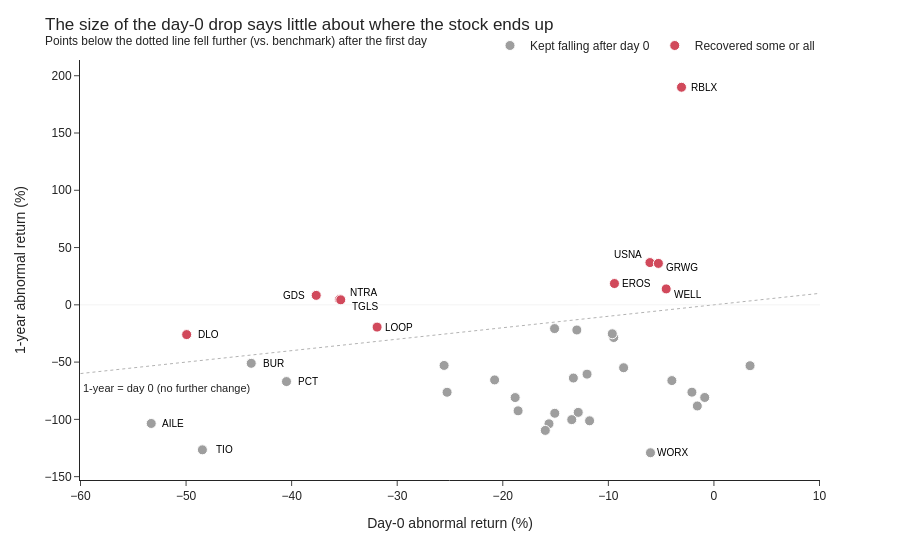

Notebook cell for this chart:
### Markdown cell above
### Does the initial drop persist or reverse?

### Code cell
persist = events[['Ticker', 'Research Firm', 'abn_ret_0', 'abn_ret_252']].assign(
    further_drop=lambda d: d['abn_ret_252'] - d['abn_ret_0'],
    outcome=lambda d: np.where(d['abn_ret_252'] < d['abn_ret_0'], 'Kept falling after day 0', 'Recovered some or all'))

rho, p_rho = stats.spearmanr(persist['abn_ret_0'], persist['abn_ret_252'])
print(f"Kept falling after day 0: {(persist['further_drop'] < 0).sum()} of {len(persist)} "
      f"({(persist['further_drop'] < 0).mean():.0%}); median additional abnormal return after day 0: "
      f"{persist['further_drop'].median():+.1%}")
print(f'Spearman correlation, day-0 vs. 1-year abnormal return: {rho:.2f} (p = {p_rho:.2f})')

fig = px.scatter(persist.assign(x=persist['abn_ret_0'] * 100, y=persist['abn_ret_252'] * 100),
                 x='x', y='y', color='outcome', hover_name='Ticker',
                 color_discrete_map={'Kept falling after day 0': GRAY, 'Recovered some or all': ACCENT},
                 labels={'x': 'Day-0 abnormal return (%)', 'y': '1-year abnormal return (%)', 'outcome': ''})
fig.update_traces(marker=dict(size=10, line=dict(color='white', width=1)))
lo, hi = -60, 10
fig.add_shape(type='line', x0=lo, y0=lo, x1=hi, y1=hi, line=dict(color='black', width=1, dash='dot'))
fig.add_annotation(x=lo, y=lo, text='1-year = day 0 (no further change)', showarrow=False, xanchor='left',
                   yshift=-14, font=dict(size=11))
fig.add_hline(y=0, line=dict(color=LIGHT_GRAY, width=1))
LABEL_SHIFT = {'GDS': (-22, 0), 'NTRA': (24, 7), 'TGLS': (24, -7), 'USNA': (-22, 8), 'GRWG': (24, -4), 'WELL': (22, -6)}
for _, r in persist.query('outcome == "Recovered some or all" or Ticker in ["AILE", "TIO", "WORX", "BUR", "PCT"]').iterrows():
    dx, dy = LABEL_SHIFT.get(r['Ticker'], (22, 0))
    fig.add_annotation(x=r['abn_ret_0'] * 100, y=r['abn_ret_252'] * 100, text=r['Ticker'], showarrow=False,
                       xshift=dx, yshift=dy, font=dict(size=10, color='black'))
fig.update_layout(
    title='The size of the day-0 drop says little about where the stock ends up<br>'
          '<sup>Points below the dotted line fell further (vs. benchmark) after the first day</sup>',
    height=560, width=900, legend=dict(orientation='h', yanchor='bottom', y=1.0, xanchor='right', x=1))
fig.show()

### Figure 1 — Plotly figure (JSON) as saved in the notebook; plotly's stock layout.template omitted (floating-point values rounded to 4 significant figures)
{"data": [{"hovertemplate": "<b>%{hovertext}</b><br><br>=Kept falling after day 0<br>Day-0 abnormal return (%)=%{x}<br>1-year abnormal return (%)=%{y}<extra></extra>", "hovertext": ["VRX", "ONP", "GPRO", "BUR", "IONQ", "QS", "SQ", "YY", "DKNG", "WORX", "TAL", "HRMY", "TWST", "DNA", "AILE", "EH", "TIO", "IEP", "ESTA", "MULN", "PCT", "EBON", "CLOV", "KNDI", "XL", "NNOX", "EHTH", "GNUS"], "legendgroup": "Kept falling after day 0", "marker": {"color": "#9E9E9E", "line": {"color": "white", "width": 1}, "size": 10, "symbol": "circle"}, "mode": "markers", "name": "Kept falling after day 0", "orientation": "v", "showlegend": true, "type": "scatter", "x": [-18.55, -0.8711, -2.084, -43.83, -9.491, -13.31, -15.09, -25.28, -3.985, -6.011, -9.626, -25.56, -20.77, -12.02, -53.3, -12.99, -48.45, -18.83, -8.555, -1.574, -40.49, -12.85, -13.47, -15.62, -11.78, 3.421, -15.08, -15.97], "xaxis": "x", "y": [-92.54, -80.89, -76.26, -51.08, -28.54, -63.92, -20.75, -76.34, -66.14, -129.1, -25.28, -52.92, -65.56, -60.51, -103.6, -21.98, -126.6, -80.96, -54.92, -88.31, -67.01, -93.89, -100.2, -103.9, -101.3, -53.14, -94.68, -109.6], "yaxis": "y"}, {"hovertemplate": "<b>%{hovertext}</b><br><br>=Recovered some or all<br>Day-0 abnormal return (%)=%{x}<br>1-year abnormal return (%)=%{y}<extra></extra>", "hovertext": ["USNA", "GDS", "RBLX", "WELL", "NTRA", "TGLS", "LOOP", "GRWG", "DLO", "EROS"], "legendgroup": "Recovered some or all", "marker": {"color": "#D1495B", "line": {"color": "white", "width": 1}, "size": 10, "symbol": "circle"}, "mode": "markers", "name": "Recovered some or all", "orientation": "v", "showlegend": true, "type": "scatter", "x": [-6.062, -37.67, -3.072, -4.522, -35.47, -35.35, -31.91, -5.262, -49.94, -9.423], "xaxis": "x", "y": [36.89, 8.253, 189.9, 13.89, 4.652, 4.374, -19.45, 36.15, -25.98, 18.58], "yaxis": "y"}], "layout": {"annotations": [{"font": {"size": 11}, "showarrow": false, "text": "1-year = day 0 (no further change)", "x": -60, "xanchor": "left", "y": -60, "yshift": -14}, {"font": {"color": "black", "size": 10}, "showarrow": false, "text": "USNA", "x": -6.062, "xshift": -22, "y": 36.89, "yshift": 8}, {"font": {"color": "black", "size": 10}, "showarrow": false, "text": "BUR", "x": -43.83, "xshift": 22, "y": -51.08, "yshift": 0}, {"font": {"color": "black", "size": 10}, "showarrow": false, "text": "GDS", "x": -37.67, "xshift": -22, "y": 8.253, "yshift": 0}, {"font": {"color": "black", "size": 10}, "showarrow": false, "text": "WORX", "x": -6.011, "xshift": 22, "y": -129.1, "yshift": 0}, {"font": {"color": "black", "size": 10}, "showarrow": false, "text": "RBLX", "x": -3.072, "xshift": 22, "y": 189.9, "yshift": 0}, {"font": {"color": "black", "size": 10}, "showarrow": false, "text": "AILE", "x": -53.3, "xshift": 22, "y": -103.6, "yshift": 0}, {"font": {"color": "black", "size": 10}, "showarrow": false, "text": "TIO", "x": -48.45, "xshift": 22, "y": -126.6, "yshift": 0}, {"font": {"color": "black", "size": 10}, "showarrow": false, "text": "WELL", "x": -4.522, "xshift": 22, "y": 13.89, "yshift": -6}, {"font": {"color": "black", "size": 10}, "showarrow": false, "text": "NTRA", "x": -35.47, "xshift": 24, "y": 4.652, "yshift": 7}, {"font": {"color": "black", "size": 10}, "showarrow": false, "text": "TGLS", "x": -35.35, "xshift": 24, "y": 4.374, "yshift": -7}, {"font": {"color": "black", "size": 10}, "showarrow": false, "text": "PCT", "x": -40.49, "xshift": 22, "y": -67.01, "yshift": 0}, {"font": {"color": "black", "size": 10}, "showarrow": false, "text": "LOOP", "x": -31.91, "xshift": 22, "y": -19.45, "yshift": 0}, {"font": {"color": "black", "size": 10}, "showarrow": false, "text": "GRWG", "x": -5.262, "xshift": 24, "y": 36.15, "yshift": -4}, {"font": {"color": "black", "size": 10}, "showarrow": false, "text": "DLO", "x": -49.94, "xshift": 22, "y": -25.98, "yshift": 0}, {"font": {"color": "black", "size": 10}, "showarrow": false, "text": "EROS", "x": -9.423, "xshift": 22, "y": 18.58, "yshift": 0}], "height": 560, "legend": {"orientation": "h", "title": {"text": ""}, "tracegroupgap": 0, "x": 1, "xanchor": "right", "y": 1.0, "yanchor": "bottom"}, "margin": {"t": 60}, "shapes": [{"line": {"color": "black", "dash": "dot", "width": 1}, "type": "line", "x0": -60, "x1": 10, "y0": -60, "y1": 10}, {"line": {"color": "#D9D9D9", "width": 1}, "type": "line", "x0": 0, "x1": 1, "xref": "x domain", "y0": 0, "y1": 0, "yref": "y"}], "title": {"text": "The size of the day-0 drop says little about where the stock ends up<br><sup>Points below the dotted line fell further (vs. benchmark) after the first day</sup>"}, "width": 900, "xaxis": {"anchor": "y", "domain": [0.0, 1.0], "title": {"text": "Day-0 abnormal return (%)"}}, "yaxis": {"anchor": "x", "domain": [0.0, 1.0], "title": {"text": "1-year abnormal return (%)"}}}}
